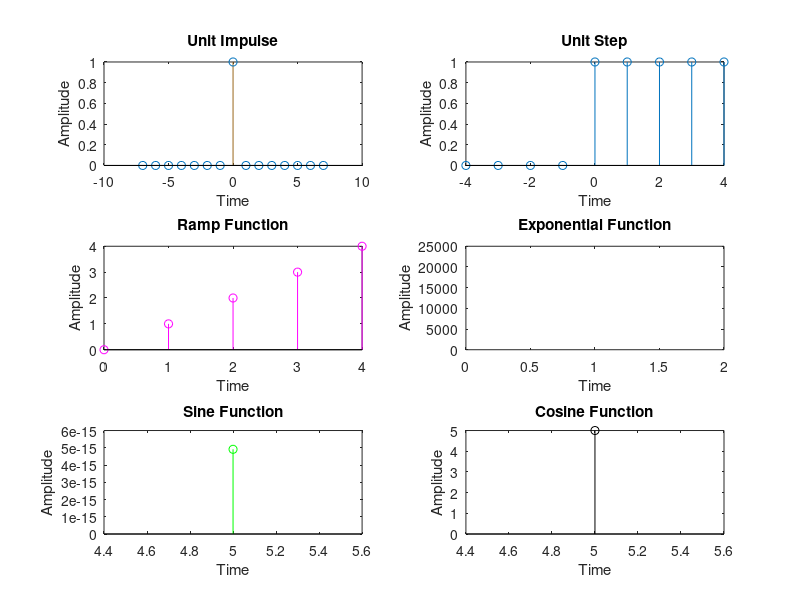

The MATLAB script that drew this image:
clc;
clear all;
close all;
fprintf('EKANSH');
newline;
fprintf('2K19/EC/058');
newline;
%Unit Impulse Function
n=input('Enter n values');
newline;

t=-7:1:7;
y=[zeros(1,7), ones(1,1), zeros(1,7)];
subplot(3,2,1);
fprintf('plotting Unit Impulse Function');
stem(t,y,'Color',[0.6,0.4,0.1]);
title('Unit Impulse');
ylabel('Amplitude');
xlabel('Time');

newline;
% Unit step Function
fprintf('plotting Unit step Function');
t=-n+1:n-1;
y1=[zeros(1,n-1),ones(1,n)];
subplot(3,2,2);
stem(t,y1);
title('Unit Step');
ylabel('Amplitude');
xlabel('Time');

newline;
% Ramp Function
fprintf('plotting Ramp Function');
t=0:1:n-1
subplot(3,2,3);
stem(t,t,'m');
title('Ramp Function');
ylabel('Amplitude');
xlabel('Time');
newline;
fprintf('Exponential Function');
newline;
t=0:0.0000001:2;
a=input('Enter a value in (e^at)');
y2=exp(a*t);
subplot(3,2,4);
fprintf('plotting Exponential Function');
plot(t,y2,'r');
title('Exponential Function');
xlabel('Time');
ylabel('Amplitude');

newline;
%Sine Function
fprintf('Sine function');
newline;
a1=input('Enter the Amplitude for Sine Function');
f1=input('Enter the Frequency for Sine Function');
t1_start=input('Enter the starting time for Sine Function');

t1_end=input('Enter the ending time for Sine Function:');
t1=t1_start:0.1:t1_end;
xs=a1*sin(2*pi*f1*t1);
figure(1);
subplot(3,2,5);
fprintf('plotting Sine function');
stem(t1,xs,'g');
title('Sine Function');
xlabel('Time');
ylabel('Amplitude');
%Cosine Function
fprintf('cosine function');
newline;
a2=input('Enter the Amplitude for cosine Function:');
f2=input('Enter the Frequency for cosine Function:');
t2_start=input('Enter the starting time for cosine Function:');
t2_end=input('Enter the ending time for cosine Function:');
t2=t2_start:0.1:t2_end;
xc=a2*cos(2*pi*f2*t2);
subplot(3,2,6);
fprintf('plotting cosine function');
stem(t2,xc,'k');
title('Cosine Function');
xlabel('Time');
ylabel('Amplitude');